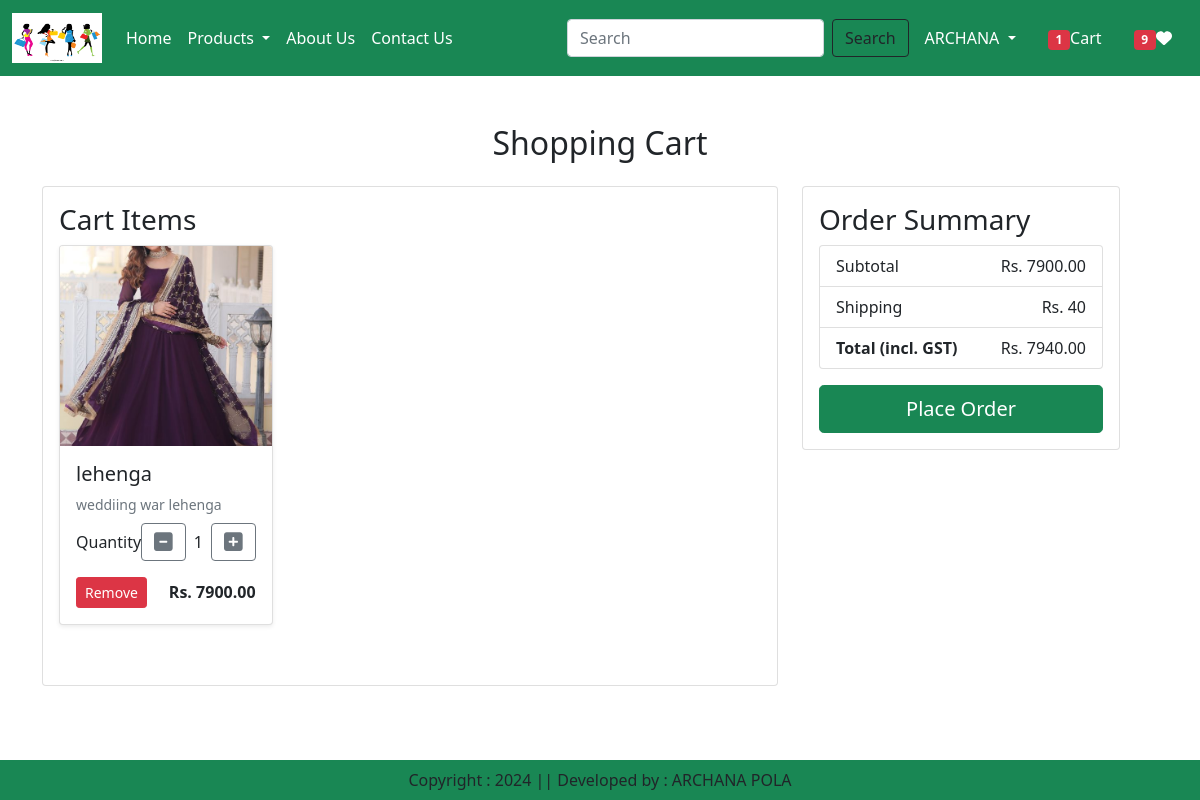
The app's page /cart/ (signed in), older data.
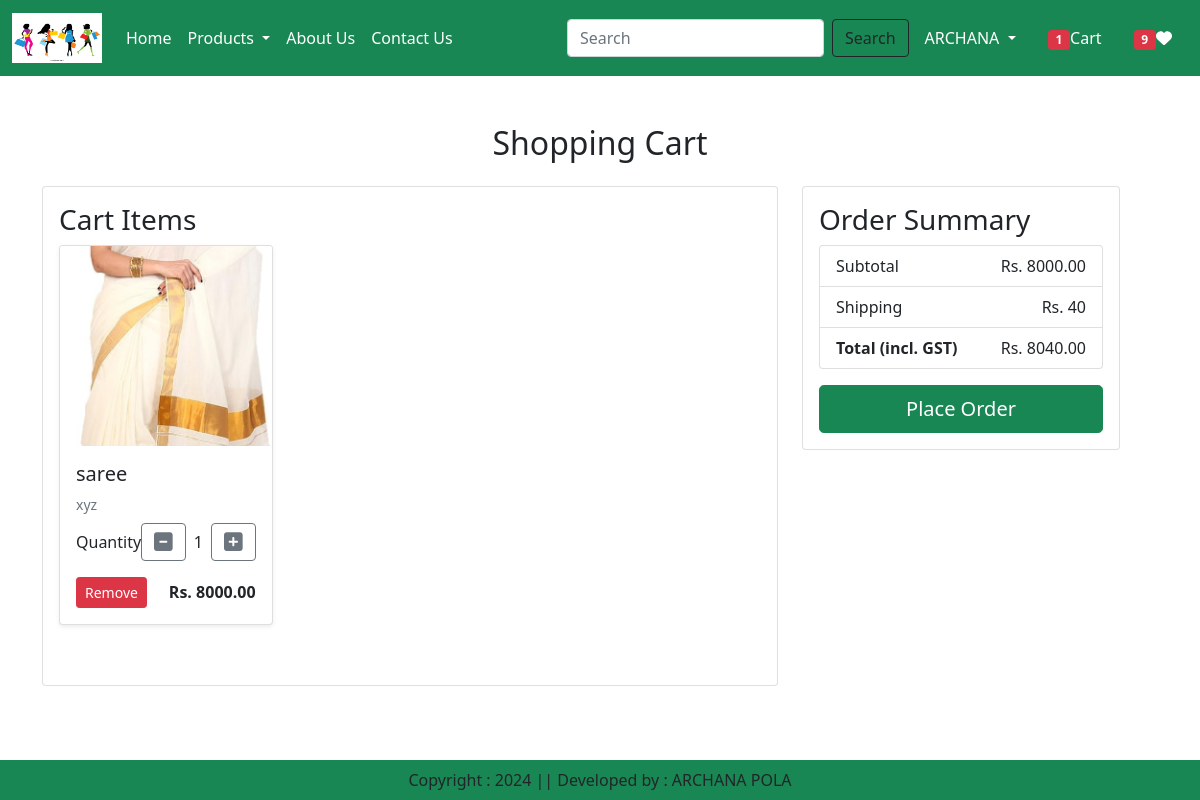
The same page, newer data.
### accounts/models.py (models this page shows, shortened)
class Cart(models.Model):
    user = models.ForeignKey(User, on_delete=models.CASCADE)
    product = models.ForeignKey(Product, on_delete=models.CASCADE)
    quantity = models.PositiveIntegerField(default=1)

class Product(models.Model):
    title = models.CharField(max_length=255)
    selling_price = models.DecimalField(max_digits=10, decimal_places=2)  # e.g., 2999.99
    discounted_price = models.DecimalField(max_digits=10, decimal_places=2, blank=True, null=True)
    description = models.TextField()
    material = models.CharField(max_length=100)
    category = models.CharField(choices=CATEGORY_CHOICES, max_length=20)
    stock = models.IntegerField(default=0)
    available = models.BooleanField(default=True)
    product_img = models.ImageField(upload_to='product')
    additional_info = models.TextField(blank=True, null=True)  # Can be used for sizing info, care instructions, etc.
    color = models.CharField(max_length=50, blank=True, null=True)  # Color options
    size = models.CharField(max_length=20, blank=True, null=True)  # e.g., S, M, L, XL, etc.

### accounts/views.py (the view)
# urls.py: path('cart/', views.show_cart, name='showcart'),
@login_required
def show_cart(request):
    user = request.user
    cart = Cart.objects.filter(user=user)
    amount = 0
    for p in cart:
        value = p.quantity*p.product.discounted_price
        amount  = value + amount
    totalamount = amount + 40
    totalitem = 0
    wishitem =0
    if request.user.is_authenticated:
        totalitem = len(Cart.objects.filter(user =request.user))
        wishitem = len(Wishlist.objects.filter(user = request.user))
    return render(request, 'app/addtocart.html', locals())

### accounts/templates/app/addtocart.html (shortened to what this page needs)
{% extends 'app/base.html' %}
{% load static %}
{% block main_content %}
<div class="container my-5">
    {% if cart %}
    <h2 class="text-center mb-4">Shopping Cart</h2>
    <div class="row">
        <div class="col-md-8">
            <div class="card">
                <div class="card-body">
                    <h3>Cart Items</h3>
                    {% for item in cart %}
                    <div class="row mb-4">
                        <div class="col-md-4">
                            <div class="card shadow-sm">
                                <img src="{{ item.product.product_img.url }}" class="card-img-top img-fluid" alt="{{ item.product.title }}" style="height: 200px; object-fit: cover;">
                                <div class="card-body">
                                    <h5 class="card-title">{{ item.product.title }}</h5>
                                    <p class="mb-2 text-muted small">{{item.product.description}}</p>
                                    <div class="d-flex align-items-center mb-3">
                                        <label for="quantity" class="mr-2">Quantity</label>
                                        <a class="minus-cart btn btn-outline-secondary" pid="{{item.product.id}}"><i class="fas fa-minus-square fa-lg"></i></a>
                                        <span id="quantity-{{item.product.id}}" class="mx-2">{{item.quantity}}</span>
                                        <a class="plus-cart btn btn-outline-secondary" pid="{{item.product.id}}"><i class="fas fa-plus-square fa-lg"></i></a>
                                    </div>
                                    <div class="d-flex justify-content-between align-items-center">
                                        <a href="#" class="remove-cart btn btn-sm btn-danger" pid="{{item.product.id}}">Remove</a>
                                        <p class="mb-0"><strong>Rs. {{ item.product.discounted_price }}</strong></p>
                                    </div>
                                </div>
                            </div>
                        </div>
                    </div>
                    {% endfor %}
                </div>
            </div>
        </div>
        <div class="col-md-4">
            <div class="card">
                <div class="card-body">
                    <h3>Order Summary</h3>
                    <ul class="list-group mb-3">
                        <li class="list-group-item d-flex justify-content-between align-items-center">Subtotal
                            <span id="amount">Rs. {{ amount }}</span>
                        </li>
                        <li class="list-group-item d-flex justify-content-between align-items-center">Shipping
                            <span>Rs. 40</span>
                        </li>
                        <li class="list-group-item d-flex justify-content-between align-items-center">
                            <strong>Total (incl. GST)</strong>
                            <span id="totalamount">Rs. {{ totalamount }}</span>
                        </li>
                    </ul>
                    <div class="d-grid">
                        <a href="{% url 'checkout' %}" class="btn btn-success btn-lg">Place Order</a>
                    </div>
                </div>
            </div>
        </div>
    </div>
    {% else %}
    <div class="alert alert-info text-center">
        <a>Your cart is empty, Continue shopping</a>.
    </div>
    {% endif %}
</div>
{% endblock main_content %}

Row changes from the older to the newer data that the page shows:
removed Cart: product.product_img (picture), product "lehenga", product.description "weddiing war lehenga", quantity "1", product.discounted_price "7900.00"
added Cart: product.product_img (picture), product "saree", product.description "xyz", quantity "1", product.discounted_price "8000.00"
Text that changed along with them:
{{ amount }}: "7900.00" → "8000.00"
{{ totalamount }}: "7940.00" → "8040.00"
